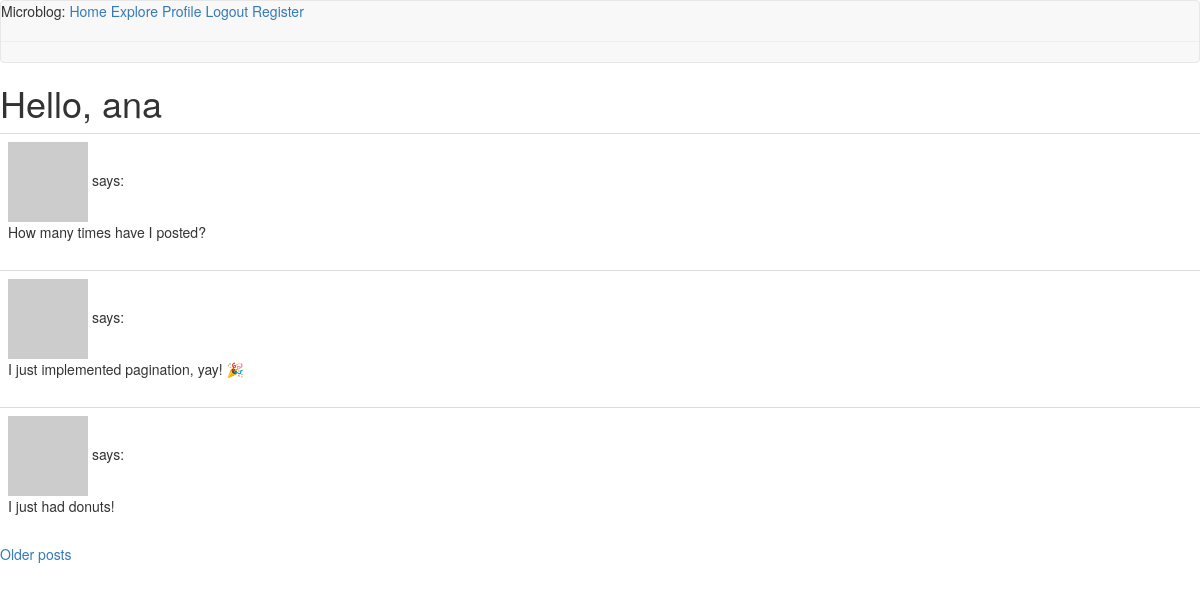
Before: /explore (signed in) with the older database file.
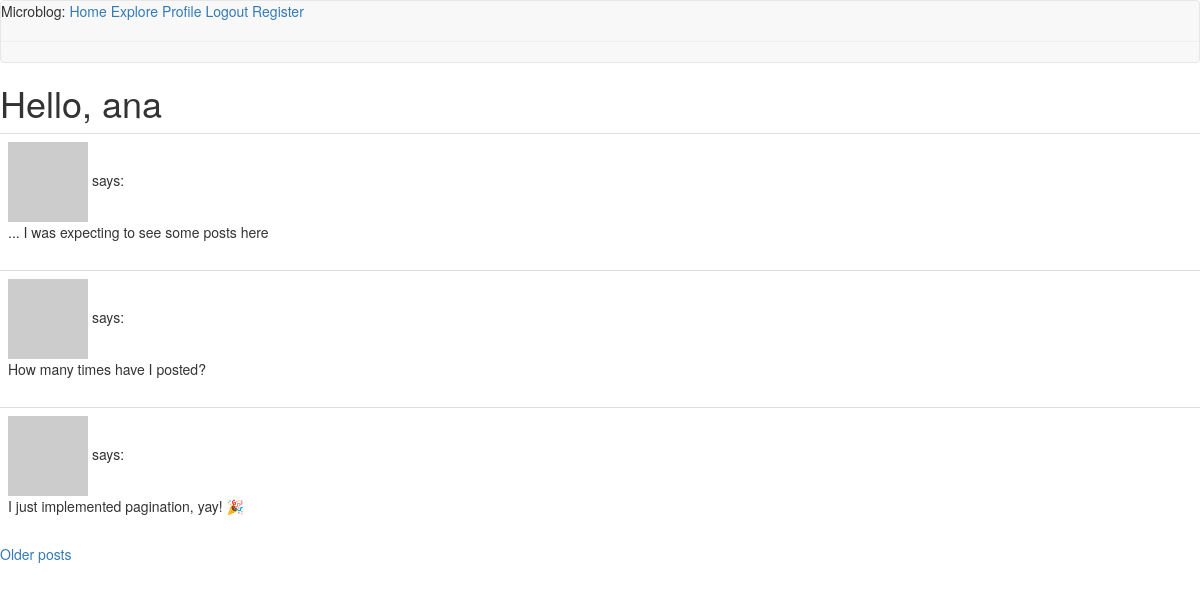
After: the same page with the newer database file.
### app/models.py (models this page shows, shortened)
class User(UserMixin, db.Model):
    id = db.Column(db.Integer, primary_key=True)
    username = db.Column(db.String(64), index=True, unique=True)
    email = db.Column(db.String(120), index=True, unique=True)
    password_hash = db.Column(db.String(128))
    posts = db.relationship('Post', backref='author', lazy='dynamic')
    about_me = db.Column(db.String(140))
    last_seen = db.Column(db.DateTime, default=datetime.utcnow)
    followed = db.relationship(
        'User', secondary=followers,
        primaryjoin=(followers.c.follower_id == id),
        secondaryjoin=(followers.c.followed_id == id),
        backref=db.backref('followers', lazy='dynamic'), lazy='dynamic')
    def avatar(self, size):
        digest = md5(self.email.lower().encode('utf-8')).hexdigest()
        return 'https://www.gravatar.com/avatar/{}?d=identicon&s={}'.format(
            digest, size)

class Post(db.Model):
    id = db.Column(db.Integer, primary_key=True)
    body = db.Column(db.String(140))
    timestamp = db.Column(db.DateTime, index=True, default=datetime.utcnow)
    user_id = db.Column(db.Integer, db.ForeignKey('user.id'))

### app/routes.py (the view)
@app.route('/explore')
@login_required
def explore():
    page = request.args.get('page', 1, type=int)
    posts = Post.query.order_by(Post.timestamp.desc()).paginate(page, app.config['POSTS_PER_PAGE'], False)
    next_url = url_for('explore', page=posts.next_num) if posts.has_next else None
    prev_url = url_for('explore', page=posts.prev_num) if posts.has_prev else None
    return render_template('index.html', title='Explore', posts=posts.items, next_url=next_url, prev_url=prev_url)

### app/models.py (called while the page is built)
@login.user_loader
def load_user(id):
    return User.query.get(int(id))

### app/routes.py (called while the page is built)
@app.before_request
def before_request():
    if current_user.is_authenticated:
        current_user.last_seen = datetime.utcnow()
        db.session.commit()

### app/templates/index.html (shortened to what this page needs)
{% extends "base.html" %} {% block content %}
<h1>Hello, {{ current_user.username }}</h1>
 {% for post in posts %} {% include '_post.html' %} {% endfor %}  {% if next_url %}
<a href="{{ next_url }}">Older posts</a>
{% endif %} {% endblock %}

### app/templates/base.html (shortened to what this page needs)
{% extends 'bootstrap/base.html' %}
			{% block navbar %}
			<nav class="navbar navbar-default">
      Microblog:
      <a href="{{ url_for('index') }}">Home</a>
      <a href="{{ url_for('explore') }}">Explore</a>
      {% if current_user.is_anonymous %}
      <a href="{{ url_for('login') }}">Login</a>
      {% else %}
      <a href="{{ url_for('user', username=current_user.username) }}"
        >Profile</a
      >
      <a href="{{ url_for('logout') }}">Logout</a>
      {% endif %}
      <a href="{{ url_for('register') }}">Register</a>
		<hr />
	</nav>
		{% endblock %}

### app/templates/_post.html
<table class="table table-hover">
  <tr>
    <td width="70px">
      <a href="{{ url_for('user', username=post.author.username) }}">
        <img src="{{ post.author.avatar(36) }}" />
      </a>
      says:
      <br />
      {{ post.body }}
    </td>
  </tr>
</table>

Changed rows visible on the page:
no longer on this page (row unchanged): Post: body "I just had donuts!"
added Post: body "... I was expecting to see some posts here"
